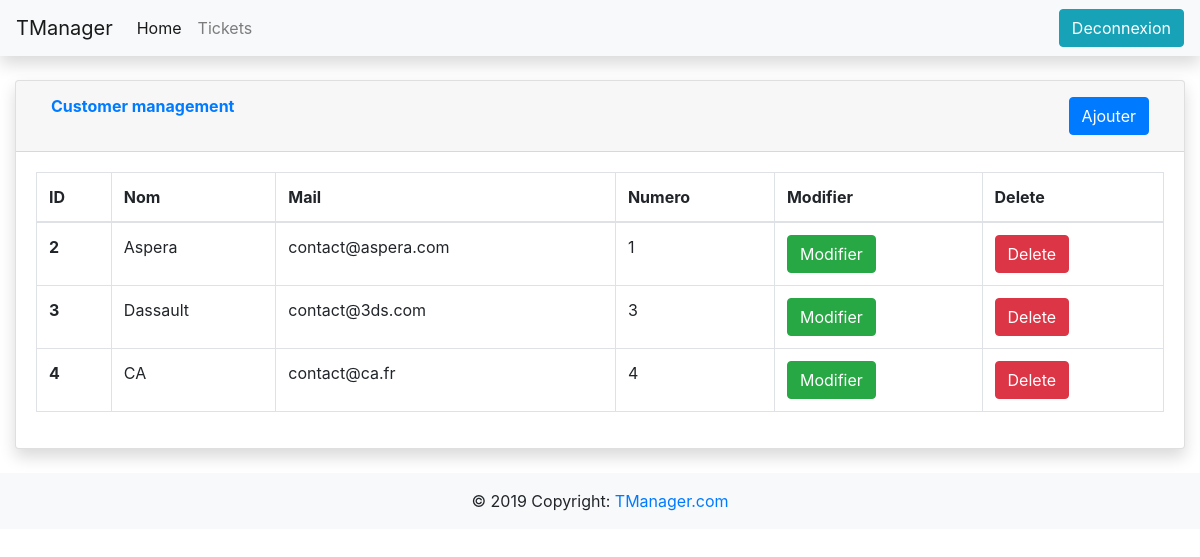
The page /projet_web/gestion_client.php (signed in) on the database as committed earlier.
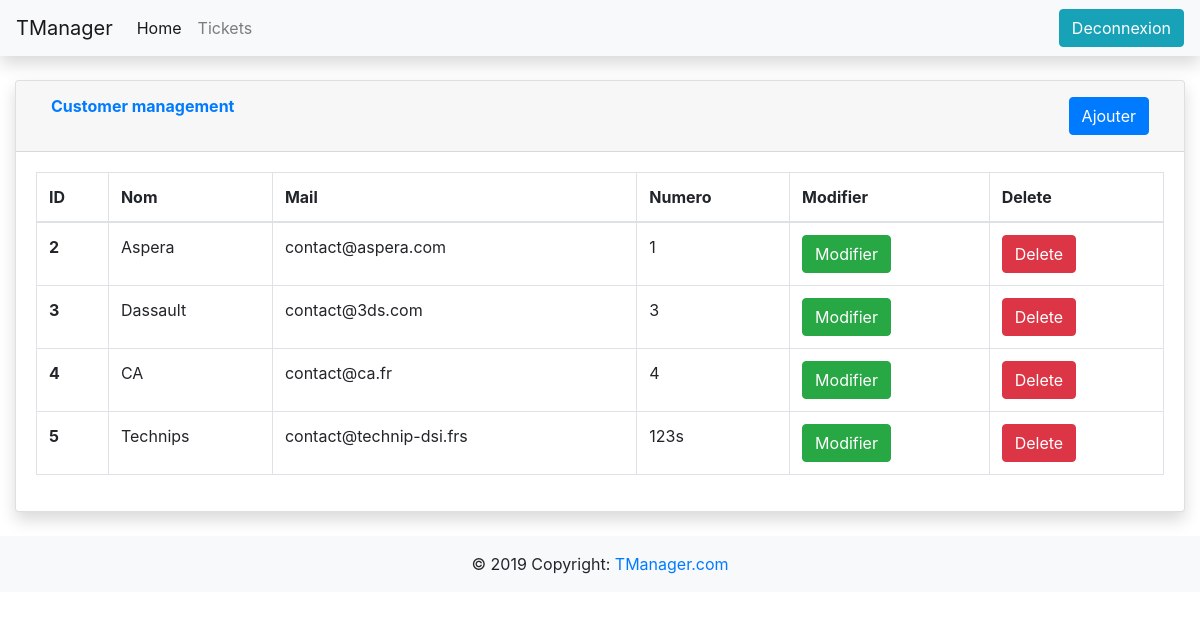
The same page on the database as committed later.
### tables this page shows
CREATE TABLE `client` (
  `client_id` int(11) NOT NULL AUTO_INCREMENT,
  `client_nom` varchar(50) NOT NULL DEFAULT '',
  `client_email` varchar(50) NOT NULL DEFAULT '',
  `client_numero` varchar(50) NOT NULL DEFAULT '',
  `client_del` int(11) NOT NULL DEFAULT '0',
  PRIMARY KEY (`client_id`)
);

### projet_web/gestion_client.php (the view, shortened to what this page needs)
<!doctype html>
<html lang="en">
  <head>
    <link rel="stylesheet" href="bs431/css/bootstrap.min.css">
    <link href="vendor/datatables/dataTables.bootstrap4.min.css" rel="stylesheet">
  </head>
  <body>
    <?php include('navbar.php'); ?>
    <?php
      include('connexion_bdd.php');
    ?>
    <div class="container-fluid">
      <div class="card shadow mb-4">
        <div class="card-header py-3">
          <div class="container-fluid">
            <div class="row">
              <div class="col text-left">
                <h6 class="m-0 font-weight-bold text-primary">Customer management</h6>
              </div>
              <div class="col text-right">
                <button type="button" class="btn btn-primary" data-toggle="modal" data-target="#modalAjouterClients">
                  Ajouter
                </button>
              </div>
            </div>
          </div>
        </div>
        <div class="card-body">
          <div class="table-responsive">
            <table class="table table-bordered" id="dataTable" width="100%" cellspacing="0">
              <thead>
                <tr>
                  <th>ID</th>
                  <th>Nom</th>
                  <th>Mail</th>
                  <th>Numero</th>
                  <th>Modifier</th>
                  <th>Delete</th>
                </tr>
              </thead>
              <tbody>
                <?php
                $reponse = $bdd->query('SELECT * FROM client WHERE client_del = 0');
                while ($donnees = $reponse->fetch()){
                ?>
                <tr>
                  <th scope="row"><?php echo $donnees['client_id']; ?></th>
                  <td><?php echo $donnees['client_nom']; ?></td>
                  <td><?php echo $donnees['client_email']; ?></td>
                  <td><?php echo $donnees['client_numero']; ?></td>
                  <td>
                  <form action ="client/modifier_client.php" method="get">
                      <button type="submit" class="btn btn-success">Modifier</button>
                    </form>
                  </td>
                  <td>
                    <form action ="client/delete_client.php" method="get">
                      <button type="submit" class="btn btn-danger" onclick="return confirm('Voulez-vous vraiment suprimer ce client ?');">Delete</button>
                    </form>
                  </td>
                </tr>
                <?php
                }
                ?>
              </tbody>
            </table>
          </div>
        </div>
      </div>
    </div>
    <?php include('footer.php'); ?>
  </body>
</html>

Rows that differ between the two databases and show on the page:
added client: client_id "5", client_nom "Technips", client_email "contact@technip-dsi.frs", client_numero "123s"
